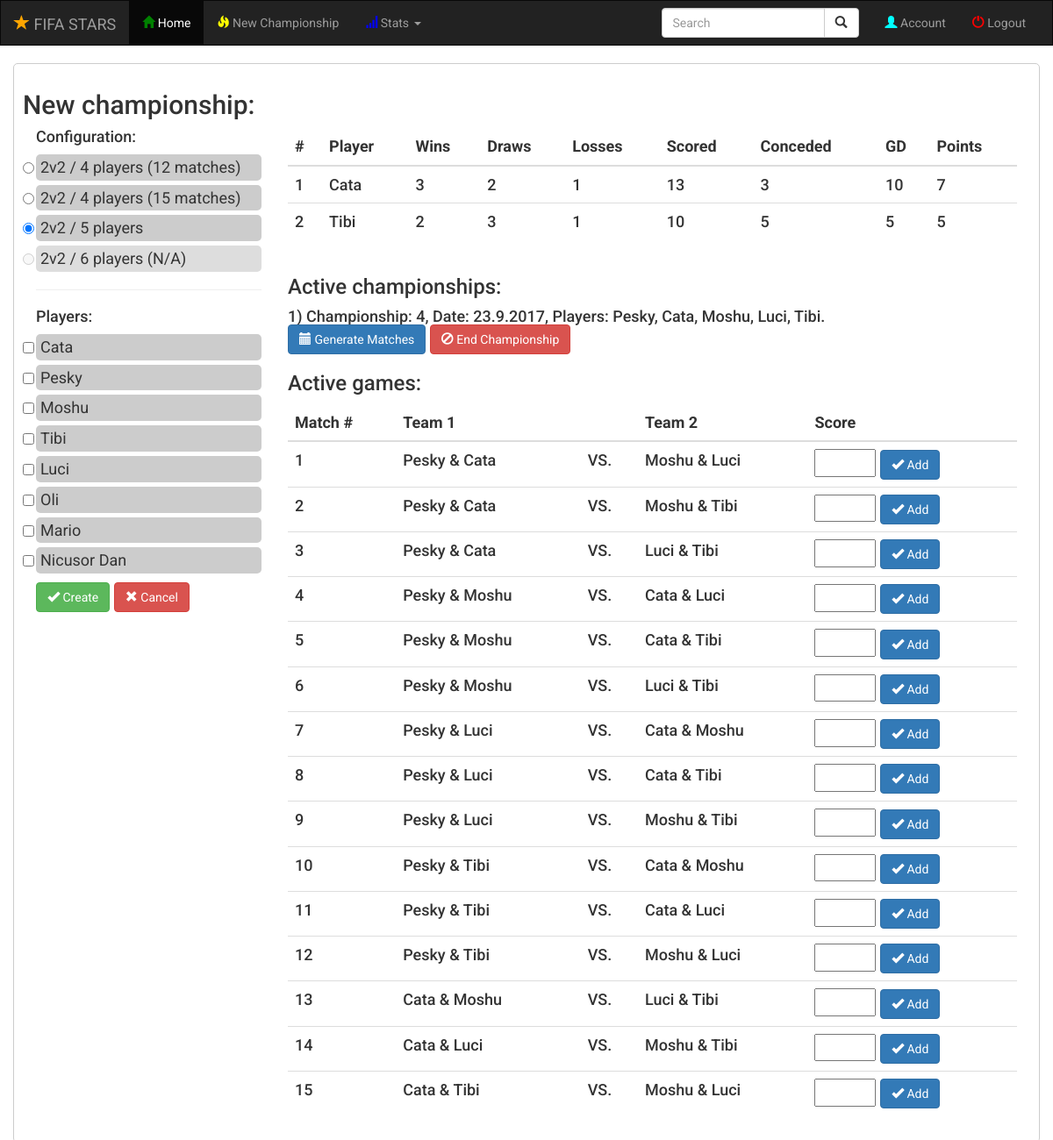
/new.php (signed in), run on the app's committed database.
### tables this page shows
CREATE TABLE IF NOT EXISTS `championships` (
`id` int(11) NOT NULL,
  `date` varchar(32) NOT NULL,
  `numOfPlayers` int(11) NOT NULL,
  `player1` varchar(32) NOT NULL,
  `player2` varchar(32) NOT NULL,
  `player3` varchar(32) NOT NULL,
  `player4` varchar(32) NOT NULL,
  `player5` varchar(32) NOT NULL,
  `player6` varchar(32) NOT NULL,
  `numOfMatches` int(11) NOT NULL,
  `1stPlace` varchar(32) NOT NULL,
  `2ndPlace` varchar(32) NOT NULL,
  `3rdPlace` varchar(32) NOT NULL,
  `4thPlace` varchar(32) NOT NULL,
  `5thPlace` varchar(32) NOT NULL,
  `6thPlace` varchar(32) NOT NULL,
  `winner` varchar(32) NOT NULL,
  `mayor` varchar(32) NOT NULL,
  `1stPlacePoints` int(11) NOT NULL,
  `2ndPlacePoints` int(11) NOT NULL,
  `3rdPlacePoints` int(11) NOT NULL,
  `4thPlacePoints` int(11) NOT NULL,
  `5thPlacePoints` int(11) NOT NULL,
  `6thPlacePoints` int(11) NOT NULL,
  `addedBy` varchar(32) NOT NULL,
  `finished` int(11) NOT NULL
);

CREATE TABLE IF NOT EXISTS `matches` (
`id` int(32) NOT NULL,
  `championshipId` varchar(32) NOT NULL,
  `result` varchar(32) NOT NULL,
  `player1` varchar(32) NOT NULL,
  `player1WinDrawLose` varchar(32) NOT NULL,
  `player1GoalsScored` int(11) NOT NULL,
  `player1GoalsConceded` int(11) NOT NULL,
  `player1Points` int(11) NOT NULL,
  `player1GD` int(11) NOT NULL,
  `player2` varchar(32) NOT NULL,
  `player2WinDrawLose` varchar(32) NOT NULL,
  `player2GoalsScored` int(11) NOT NULL,
  `player2GoalsConceded` int(11) NOT NULL,
  `player2Points` int(11) NOT NULL,
  `player2GD` int(11) NOT NULL,
  `player3` varchar(32) NOT NULL,
  `player3WinDrawLose` varchar(32) NOT NULL,
  `player3GoalsScored` int(11) NOT NULL,
  `player3GoalsConceded` int(11) NOT NULL,
  `player3Points` int(11) NOT NULL,
  `player3GD` int(11) NOT NULL,
  `player4` varchar(32) NOT NULL,
  `player4WinDrawLose` varchar(32) NOT NULL,
  `player4GoalsScored` int(11) NOT NULL,
  `player4GoalsConceded` int(11) NOT NULL,
  `player4Points` int(11) NOT NULL,
  `player4GD` int(11) NOT NULL,
  `finished` varchar(32) NOT NULL
);

### core/init.php (called while the page is built, shortened)
<?php
require_once 'connect/database.php';
require_once 'classes/users.php';
$users 		= new Users($db);

### core/classes/users.php (the view, shortened to what this page needs)
<?php
class Users{
	private $db;
	public function __construct($database) {
	    $this->db = $database;
	}
	public function getActiveChampionshipsList() {
		$query = $this->db->prepare("SELECT * FROM `championships` where `finished`='0'");
		$i = 1;
		try{
			$query->execute();
			foreach ($query as $row) {
				if ($row['player5'] == '') {
					echo "<p>".$i++.") Championship: " . $row["id"]. ", Date: " . $row["date"]. ", Players: ".$row['player1'].', '.$row['player2'].', '.$row['player3'].', '.$row['player4'].'. <br/>
<button class="btn btn-primary" type="submit" name="submit2" value="'.$row["id"].'"><span class="glyphicon glyphicon-calendar"></span> Generate Matches</button>
<button class="btn btn-danger" type="submit" name="submit3" value="'.$row["id"].'"><span class="glyphicon glyphicon-ban-circle"></span> End Championship</button>';
				} else {
					echo "<p>".$i++.") Championship: " . $row["id"]. ", Date: " . $row["date"]. ", Players: ".$row['player1'].', '.$row['player2'].', '.$row['player3'].', '.$row['player4'].', '.$row['player5'].'. <br/>
<button class="btn btn-primary" type="submit" name="submit2" value="'.$row["id"].'"><span class="glyphicon glyphicon-calendar"></span> Generate Matches</button>
<button class="btn btn-danger" type="submit" name="submit3" value="'.$row["id"].'"><span class="glyphicon glyphicon-ban-circle"></span> End Championship</button>';
				}
            }
		} catch(PDOException $e){
			die($e->getMessage());
		}
	}
	public function getActiveMatches() {
		$query = $this->db->prepare("SELECT * FROM `matches` where `finished`!='1'");
		$i = 1;
		try{
			$query->execute();
			foreach ($query as $row) {
				echo "<tr> <td>".$i++."</td><td>".$row['player1']." & ".$row['player2']."</td><td> VS. </td><td>".$row['player3']." & ".$row['player4']."</td>
				<td>
					<input class='scoreInput' type='text'>
					<button class='btn btn-primary' type='submit' name='submitScore'><span class='glyphicon glyphicon-ok'></span> Add</button>
				</td> </tr>";
            }
		} catch(PDOException $e){
			die($e->getMessage());
		}
	}
}

### css/styles.css (style rules this page uses)
* { font-family: 'Roboto', sans-serif; }
.scoreInput { width: 70px; }

### data on the page
championships: id "4", date "23.9.2017", player1 "Pesky", player2 "Cata", player3 "Moshu", player4 "Luci", player5 "Tibi"
matches: player1 "Pesky", player2 "Cata", player3 "Moshu", player4 "Luci"
matches: player1 "Pesky", player2 "Cata", player3 "Moshu", player4 "Tibi"
matches: player1 "Pesky", player2 "Cata", player3 "Luci", player4 "Tibi"
matches: player1 "Pesky", player2 "Moshu", player3 "Cata", player4 "Luci"
matches: player1 "Pesky", player2 "Moshu", player3 "Cata", player4 "Tibi"
matches: player1 "Pesky", player2 "Moshu", player3 "Luci", player4 "Tibi"
matches: player1 "Pesky", player2 "Luci", player3 "Cata", player4 "Moshu"
matches: player1 "Pesky", player2 "Luci", player3 "Cata", player4 "Tibi"
matches: player1 "Pesky", player2 "Luci", player3 "Moshu", player4 "Tibi"
matches: player1 "Pesky", player2 "Tibi", player3 "Cata", player4 "Moshu"
matches: player1 "Pesky", player2 "Tibi", player3 "Cata", player4 "Luci"
matches: player1 "Pesky", player2 "Tibi", player3 "Moshu", player4 "Luci"
matches: player1 "Cata", player2 "Moshu", player3 "Luci", player4 "Tibi"
matches: player1 "Cata", player2 "Luci", player3 "Moshu", player4 "Tibi"
matches: player1 "Cata", player2 "Tibi", player3 "Moshu", player4 "Luci"
